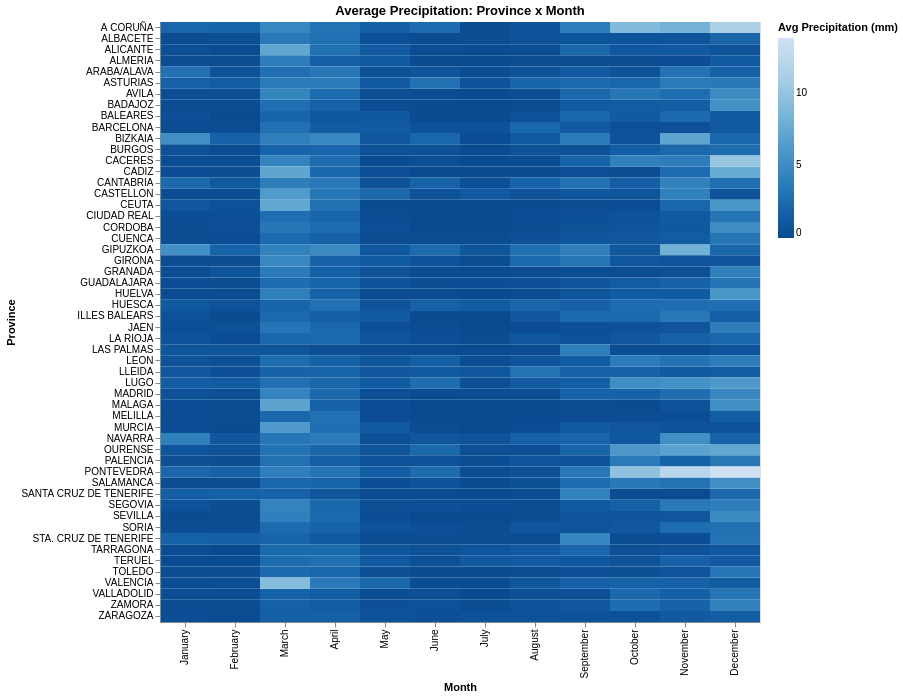

Source (notebook cell):
### Markdown cell above
### 1.2. Mapa de calor — Precipitación media: provincia × mes

**Tipo:** Mapa de calor (heatmap)
**Datos:** Precipitación promedio por provincia y mes

### Code cell
heatmap_precip_mean = (df_pd
    .group_by(["provincia", "mes"])
    .agg(pl.col("precipitacion").mean().alias("precip_mean"))
    .with_columns(pl.col("mes").cast(pl.Enum(month_order)))
    .sort("mes")
)

alt.Chart(heatmap_precip_mean).mark_rect().encode(
    x=alt.X("mes:N", title="Month", sort=list(month_order)),
    y=alt.Y("provincia:N", title="Province"),
    color=alt.Color("precip_mean:Q", title="Avg Precipitation (mm)",
                    scale=alt.Scale(scheme="blues", reverse=True)),
    tooltip=["provincia", "mes", alt.Tooltip("precip_mean", format=".1f")]
).properties(
    title="Average Precipitation: Province x Month",
    width=600,
    height=600
).interactive().show()

### Figure 1 — Vega specification as saved in the notebook (floating-point values rounded to 4 significant figures; data arrays with more than 128 entries replaced by an {"elided": "..."} marker saying what was removed)
{"$schema": "https://vega.github.io/schema/vega/v6.json", "data": [{"name": "param_1e9efca18e7a2868_store"}, {"name": "source_0"}, {"name": "data_0", "values": {"elided": "648 records"}}, {"name": "source_0_x_domain_mes", "values": [{"mes": "January", "sort_field": 12.0}, {"mes": "February", "sort_field": 12.0}, {"mes": "March", "sort_field": 12.0}, {"mes": "April", "sort_field": 12.0}, {"mes": "May", "sort_field": 12.0}, {"mes": "June", "sort_field": 12.0}, {"mes": "July", "sort_field": 12.0}, {"mes": "August", "sort_field": 12.0}, {"mes": "September", "sort_field": 12.0}, {"mes": "October", "sort_field": 12.0}, {"mes": "November", "sort_field": 12.0}, {"mes": "December", "sort_field": 12.0}]}, {"name": "data_0_y_domain_provincia", "values": [{"provincia": "NAVARRA"}, {"provincia": "LUGO"}, {"provincia": "LLEIDA"}, {"provincia": "BALEARES"}, {"provincia": "GUADALAJARA"}, {"provincia": "ASTURIAS"}, {"provincia": "TOLEDO"}, {"provincia": "ARABA/ALAVA"}, {"provincia": "BARCELONA"}, {"provincia": "SEGOVIA"}, {"provincia": "CUENCA"}, {"provincia": "MADRID"}, {"provincia": "CIUDAD REAL"}, {"provincia": "CANTABRIA"}, {"provincia": "ALICANTE"}, {"provincia": "A CORUÑA"}, {"provincia": "ZARAGOZA"}, {"provincia": "PONTEVEDRA"}, {"provincia": "TARRAGONA"}, {"provincia": "GRANADA"}, {"provincia": "HUELVA"}, {"provincia": "SEVILLA"}, {"provincia": "ZAMORA"}, {"provincia": "VALENCIA"}, {"provincia": "HUESCA"}, {"provincia": "STA. CRUZ DE TENERIFE"}, {"provincia": "LA RIOJA"}, {"provincia": "CORDOBA"}, {"provincia": "CEUTA"}, {"provincia": "BADAJOZ"}, {"provincia": "TERUEL"}, {"provincia": "MALAGA"}, {"provincia": "BIZKAIA"}, {"provincia": "SANTA CRUZ DE TENERIFE"}, {"provincia": "ILLES BALEARS"}, {"provincia": "LEON"}, {"provincia": "CACERES"}, {"provincia": "JAEN"}, {"provincia": "BURGOS"}, {"provincia": "ALMERIA"}, {"provincia": "GIPUZKOA"}, {"provincia": "SALAMANCA"}, {"provincia": "GIRONA"}, {"provincia": "CADIZ"}, {"provincia": "ALBACETE"}, {"provincia": "OURENSE"}, {"provincia": "VALLADOLID"}, {"provincia": "MELILLA"}, {"provincia": "MURCIA"}, {"provincia": "CASTELLON"}, {"provincia": "PALENCIA"}, {"provincia": "AVILA"}, {"provincia": "LAS PALMAS"}, {"provincia": "SORIA"}]}, {"name": "data_0_color_domain_precip_mean", "values": [{"min": 0.0, "max": 13.78}]}], "signals": [{"name": "unit", "value": {}, "on": [{"events": "pointermove", "update": "isTuple(group()) ? group() : unit"}]}, {"name": "param_1e9efca18e7a2868", "update": "vlSelectionResolve(\"param_1e9efca18e7a2868_store\", \"union\")"}, {"name": "param_1e9efca18e7a2868_mes", "on": [{"events": [{"source": "view", "type": "dblclick"}], "update": "null"}, {"events": {"signal": "param_1e9efca18e7a2868_translate_delta"}, "update": "panLinear(param_1e9efca18e7a2868_translate_anchor.extent_x, -param_1e9efca18e7a2868_translate_delta.x / width)"}, {"events": {"signal": "param_1e9efca18e7a2868_zoom_delta"}, "update": "zoomLinear(domain(\"x\"), param_1e9efca18e7a2868_zoom_anchor.x, param_1e9efca18e7a2868_zoom_delta)"}]}, {"name": "param_1e9efca18e7a2868_provincia", "on": [{"events": [{"source": "view", "type": "dblclick"}], "update": "null"}, {"events": {"signal": "param_1e9efca18e7a2868_translate_delta"}, "update": "panLinear(param_1e9efca18e7a2868_translate_anchor.extent_y, param_1e9efca18e7a2868_translate_delta.y / height)"}, {"events": {"signal": "param_1e9efca18e7a2868_zoom_delta"}, "update": "zoomLinear(domain(\"y\"), param_1e9efca18e7a2868_zoom_anchor.y, param_1e9efca18e7a2868_zoom_delta)"}]}, {"name": "param_1e9efca18e7a2868_tuple", "on": [{"events": [{"signal": "param_1e9efca18e7a2868_mes || param_1e9efca18e7a2868_provincia"}], "update": "param_1e9efca18e7a2868_mes && param_1e9efca18e7a2868_provincia ? {unit: \"\", fields: param_1e9efca18e7a2868_tuple_fields, values: [param_1e9efca18e7a2868_mes,param_1e9efca18e7a2868_provincia]} : null"}]}, {"name": "param_1e9efca18e7a2868_tuple_fields", "value": [{"field": "mes", "channel": "x", "type": "E"}, {"field": "provincia", "channel": "y", "type": "E"}]}, {"name": "param_1e9efca18e7a2868_translate_anchor", "value": {}, "on": [{"events": [{"source": "scope", "type": "pointerdown"}], "update": "{x: x(unit), y: y(unit), extent_x: domain(\"x\"), extent_y: domain(\"y\")}"}]}, {"name": "param_1e9efca18e7a2868_translate_delta", "value": {}, "on": [{"events": [{"source": "window", "between": [{"source": "scope", "type": "pointerdown"}, {"source": "window", "type": "pointerup"}], "type": "pointermove", "consume": true}], "update": "{x: param_1e9efca18e7a2868_translate_anchor.x - x(unit), y: param_1e9efca18e7a2868_translate_anchor.y - y(unit)}"}]}, {"name": "param_1e9efca18e7a2868_zoom_anchor", "on": [{"events": [{"source": "scope", "type": "wheel", "consume": true}], "update": "{x: invert(\"x\", x(unit)), y: invert(\"y\", y(unit))}"}]}, {"name": "param_1e9efca18e7a2868_zoom_delta", "on": [{"events": [{"source": "scope", "consume": true, "type": "wheel"}], "update": "pow(1.001, event.deltaY * pow(16, event.deltaMode))", "force": true}]}, {"name": "param_1e9efca18e7a2868_modify", "on": [{"events": {"signal": "param_1e9efca18e7a2868_tuple"}, "update": "modify(\"param_1e9efca18e7a2868_store\", param_1e9efca18e7a2868_tuple, true)"}]}], "marks": [{"type": "rect", "name": "marks", "from": {"data": "data_0"}, "encode": {"update": {"tooltip": {"signal": "{\"provincia\": isValid(datum[\"provincia\"]) ? isArray(datum[\"provincia\"]) ? join(datum[\"provincia\"], '\\n') : datum[\"provincia\"] : \"\"+datum[\"provincia\"], \"mes\": isValid(datum[\"mes\"]) ? isArray(datum[\"mes\"]) ? join(datum[\"mes\"], '\\n') : datum[\"mes\"] : \"\"+datum[\"mes\"], \"precip_mean\": format(datum[\"precip_mean\"], \".1f\")}"}, "x": {"field": "mes", "scale": "x"}, "height": {"signal": "max(0.25, bandwidth('y'))"}, "fill": {"field": "precip_mean", "scale": "color"}, "width": {"signal": "max(0.25, bandwidth('x'))"}, "y": {"field": "provincia", "scale": "y"}}}, "style": ["rect"], "interactive": true}], "scales": [{"name": "x", "type": "band", "domain": {"data": "source_0_x_domain_mes", "field": "mes", "sort": {"op": "max", "field": "sort_field"}}, "range": [0, {"signal": "width"}], "paddingInner": 0, "paddingOuter": 0}, {"name": "y", "type": "band", "domain": {"data": "data_0_y_domain_provincia", "field": "provincia", "sort": true}, "range": [0, {"signal": "height"}], "paddingOuter": 0, "paddingInner": 0}, {"name": "color", "type": "linear", "domain": [{"signal": "(data(\"data_0_color_domain_precip_mean\")[0] || {}).min"}, {"signal": "(data(\"data_0_color_domain_precip_mean\")[0] || {}).max"}], "range": {"scheme": "blues"}, "zero": false, "reverse": true, "interpolate": "hcl"}], "axes": [{"scale": "x", "grid": false, "title": "Month", "orient": "bottom", "labelAlign": "right", "labelBaseline": "middle", "zindex": 1, "labelAngle": 270}, {"scale": "y", "title": "Province", "orient": "left", "grid": false, "zindex": 1}], "title": {"text": "Average Precipitation: Province x Month", "frame": "group"}, "height": 600, "style": "cell", "legends": [{"title": "Avg Precipitation (mm)", "fill": "color", "gradientLength": {"signal": "clamp(height, 64, 200)"}}], "background": "white", "padding": 5, "width": 600}
